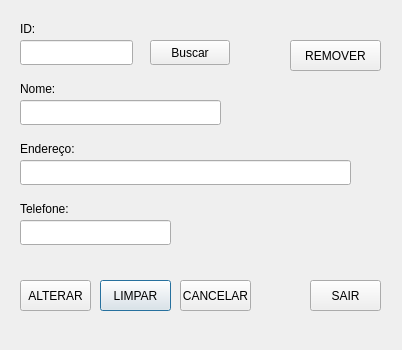
<?xml version="1.0" encoding="UTF-8"?>
<ui version="4.0">
 <class>AlterarAluno</class>
 <widget class="QDialog" name="AlterarAluno">
  <property name="geometry">
   <rect>
    <x>0</x>
    <y>0</y>
    <width>402</width>
    <height>350</height>
   </rect>
  </property>
  <property name="windowTitle">
   <string>..::     Alterar Aluno     ::..</string>
  </property>
  <widget class="QLabel" name="lblId">
   <property name="geometry">
    <rect>
     <x>20</x>
     <y>20</y>
     <width>54</width>
     <height>17</height>
    </rect>
   </property>
   <property name="text">
    <string>ID:</string>
   </property>
  </widget>
  <widget class="QLineEdit" name="txtId">
   <property name="geometry">
    <rect>
     <x>20</x>
     <y>40</y>
     <width>113</width>
     <height>25</height>
    </rect>
   </property>
  </widget>
  <widget class="QLabel" name="lblNome">
   <property name="geometry">
    <rect>
     <x>20</x>
     <y>80</y>
     <width>54</width>
     <height>17</height>
    </rect>
   </property>
   <property name="text">
    <string>Nome:</string>
   </property>
  </widget>
  <widget class="QLineEdit" name="txtNome">
   <property name="geometry">
    <rect>
     <x>20</x>
     <y>100</y>
     <width>201</width>
     <height>25</height>
    </rect>
   </property>
  </widget>
  <widget class="QLabel" name="lblEndereco">
   <property name="geometry">
    <rect>
     <x>20</x>
     <y>140</y>
     <width>61</width>
     <height>17</height>
    </rect>
   </property>
   <property name="text">
    <string>Endereço:</string>
   </property>
  </widget>
  <widget class="QLineEdit" name="txtEndereco">
   <property name="geometry">
    <rect>
     <x>20</x>
     <y>160</y>
     <width>331</width>
     <height>25</height>
    </rect>
   </property>
  </widget>
  <widget class="QLabel" name="lblTelefone">
   <property name="geometry">
    <rect>
     <x>20</x>
     <y>200</y>
     <width>61</width>
     <height>17</height>
    </rect>
   </property>
   <property name="text">
    <string>Telefone:</string>
   </property>
  </widget>
  <widget class="QLineEdit" name="txtTelefone">
   <property name="geometry">
    <rect>
     <x>20</x>
     <y>220</y>
     <width>151</width>
     <height>25</height>
    </rect>
   </property>
  </widget>
  <widget class="QPushButton" name="btnLimpar">
   <property name="geometry">
    <rect>
     <x>100</x>
     <y>280</y>
     <width>71</width>
     <height>31</height>
    </rect>
   </property>
   <property name="text">
    <string>LIMPAR</string>
   </property>
  </widget>
  <widget class="QPushButton" name="btnAlterar">
   <property name="geometry">
    <rect>
     <x>20</x>
     <y>280</y>
     <width>71</width>
     <height>31</height>
    </rect>
   </property>
   <property name="text">
    <string>ALTERAR</string>
   </property>
  </widget>
  <widget class="QPushButton" name="btnSair">
   <property name="geometry">
    <rect>
     <x>310</x>
     <y>280</y>
     <width>71</width>
     <height>31</height>
    </rect>
   </property>
   <property name="text">
    <string>SAIR</string>
   </property>
  </widget>
  <widget class="QPushButton" name="btnBuscar">
   <property name="geometry">
    <rect>
     <x>150</x>
     <y>40</y>
     <width>80</width>
     <height>25</height>
    </rect>
   </property>
   <property name="text">
    <string>Buscar</string>
   </property>
  </widget>
  <widget class="QPushButton" name="btnCancelar">
   <property name="geometry">
    <rect>
     <x>180</x>
     <y>280</y>
     <width>71</width>
     <height>31</height>
    </rect>
   </property>
   <property name="text">
    <string>CANCELAR</string>
   </property>
  </widget>
  <widget class="QPushButton" name="btnRemover">
   <property name="geometry">
    <rect>
     <x>290</x>
     <y>40</y>
     <width>91</width>
     <height>31</height>
    </rect>
   </property>
   <property name="text">
    <string>REMOVER</string>
   </property>
  </widget>
 </widget>
 <resources/>
 <connections/>
</ui>
